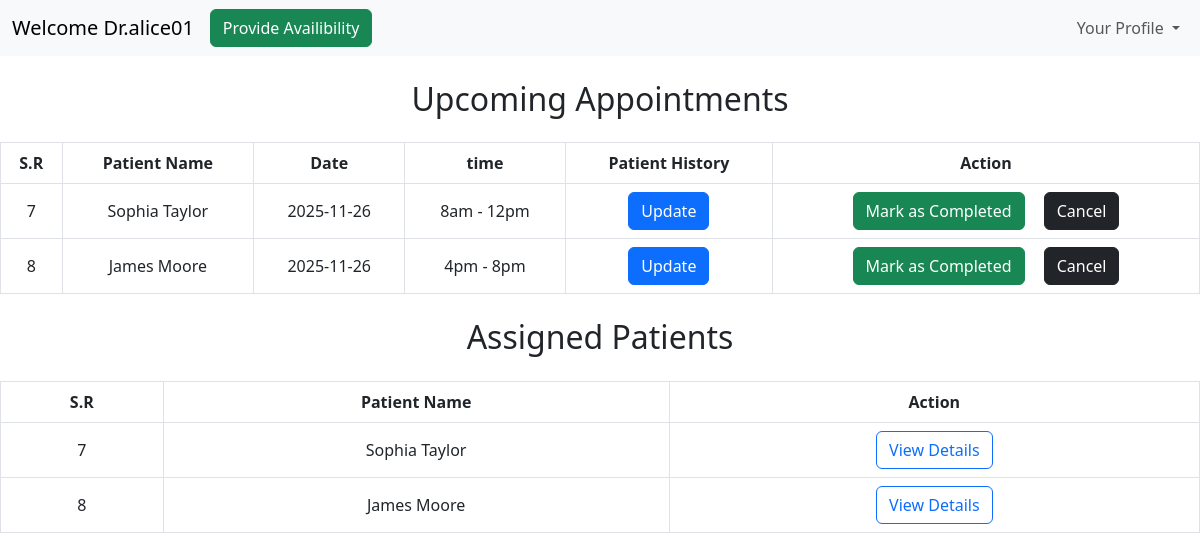
The page /dashboard/doctor (signed in) on the database as committed earlier.
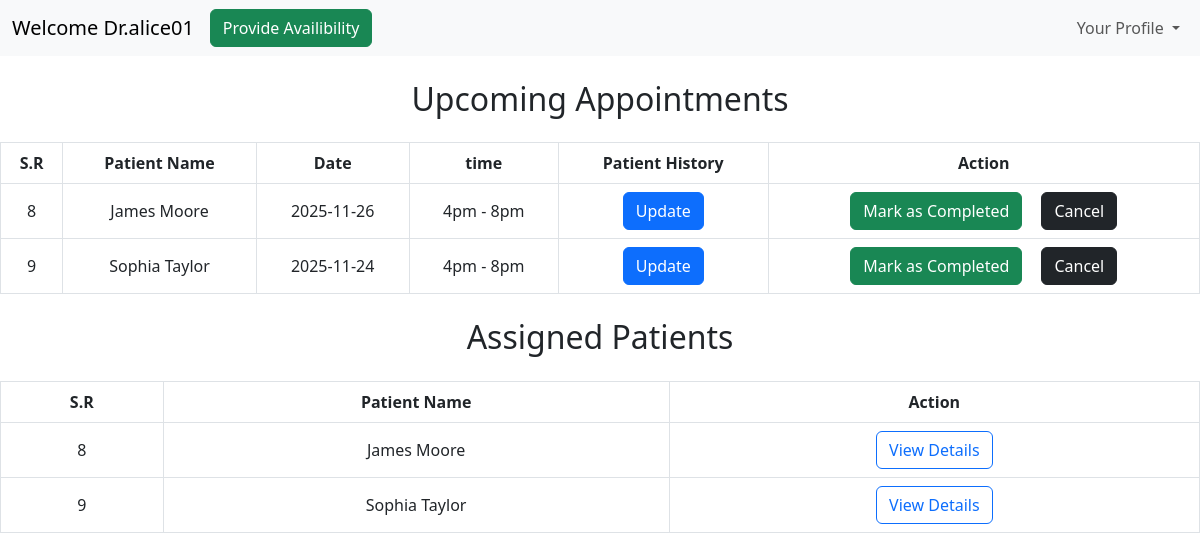
The same page on the database as committed later.
### models/models.py (models this page shows)
class User(db.Model):
    id=db.Column(db.Integer(),primary_key=True)
    fullname = db.Column(db.String(50),nullable = False)
    username = db.Column(db.String(50),unique = True,nullable = False)
    password = db.Column(db.String(),nullable= False)
    role = db.Column(db.String(10),nullable=False)
    status=db.Column(db.Integer(),nullable=False,default=0)
    created_at=db.Column(db.DateTime(),default=datetime.datetime.utcnow)
    updated_at=db.Column(db.DateTime(),default=datetime.datetime.utcnow,onupdate=datetime.datetime.utcnow)

class Appointments(db.Model):
    id = db.Column(db.Integer, primary_key=True)
    patient = db.Column(db.String(50), nullable=False)
    doctor = db.Column(db.String(50), nullable=False)
    date = db.Column(db.String(10), nullable=False)
    timeslot = db.Column(db.String(20), nullable=False)
    status = db.Column(db.String(15), nullable=False)

### controllers/doctorDashboard.py (the view)
@thedoctorDashboard.route("/dashboard/doctor", methods=['GET','POST'])
def doctorDashboard():
    if('user' in session and session['role']=="doctor"):
        user=session['user']
        allapointments= Appointments.query.filter_by(doctor=user).all()
        print("All Appointments for Doctor:", allapointments)
        appointment=[]
        innerdetails={}
        for x in allapointments:
            getpatientdetails=User.query.filter_by(username=x.patient).first()
            if(x.status=="booked"):
                innerdetails={
                    "id": x.id,
                    "fullname": getpatientdetails.fullname,
                    "date": x.date,
                    "timeslot": x.timeslot,
                    "status": x.status,
                    "username": getpatientdetails.username
                }
            if not innerdetails:
                continue
            appointment.append(innerdetails)
        print(appointment)
        assignedpatients=Appointments.query.filter_by(doctor=user, status="booked").all()
        finalassignedpatients=[]
        innerpatientdetails={}
        print("Assigned Patients:", assignedpatients)
        for y in assignedpatients:
            getassignedpatientdetails=User.query.filter_by(username=y.patient).first()
            innerpatientdetails={
                "id": y.id,
                "fullname": getassignedpatientdetails.fullname,
                "username": getassignedpatientdetails.username,
            }
            finalassignedpatients.append(innerpatientdetails)
            print(y.patient)
        return render_template("doctorDashboard.html",user=user, appointment=appointment,finalassignedpatients=finalassignedpatients)
    else:
        return redirect("/login")

### templates/doctorDashboard.html (shortened to what this page needs)
<!DOCTYPE html>
<html lang="en">
<head>
     <link href="https://cdn.jsdelivr.net/npm/bootstrap@5.3.0-alpha1/dist/css/bootstrap.min.css" rel="stylesheet">
</head>
<body>
<nav class="navbar navbar-expand-lg bg-body-tertiary">
  <div class="container-fluid">
    <a class="navbar-brand" href="#">Welcome Dr.{{user}}</a>
    <div class="collapse navbar-collapse justify-content-end" id="navbarSupportedContent">
        <ul class="navbar-nav me-auto mb-2 mb-lg-0">
        <li class="nav-item">
          <a class="btn btn-success" href="/doctor/slots">Provide Availibility </a>
        </li>
        </ul>
        <ul class="navbar-nav">
          <li class="nav-item dropdown">
            <a class="nav-link dropdown-toggle" href="#" role="button" data-bs-toggle="dropdown" aria-expanded="false">
              Your Profile
            </a>
          </li>
        </ul>
    </div>
  </div>
</nav>
<h2 class="text-center my-4">Upcoming Appointments</h2>
<table class="table  table-bordered text-center align-middle table-hover ">
  <thead class="thead-dark">
    <tr>
      <th scope="col">S.R</th>
      <th scope="col">Patient Name</th>
      <th scope="col">Date</th>
      <th scope="col">time</th>
      <th scope="col">Patient History</th>
      <th scope="col">Action</th>
    </tr>
  </thead>
  <tbody>
    {% for ap in appointment %}
    <tr>
    <td>{{ap.id}}</td>
    <td>{{ap.fullname}}</td>
    <td>{{ap.date}}</td>
    <td>{{ap.timeslot}}</td>
    <td><a class="btn btn-primary" href="/dashboard/doctor/patient-history/{{ap.username}}/{{ap.id}}">Update</a></td>
      <td><div><a class="btn btn-success" href="/dashboard/patient/action-on-appointment/{{ap.id}}/completed" >Mark as Completed</a>
    <a class="btn btn-dark" style="margin-left: 15px;" href="/dashboard/patient/action-on-appointment/{{ap.id}}/cancelled">Cancel</a></div></td>
    </tr>
    {%endfor%}
    </tbody>
</table>
<h2 class="text-center my-4">Assigned Patients</h2>
<table class="table  table-bordered text-center align-middle table-hover ">
  <thead class="thead-dark">
    <tr>
      <th scope="col">S.R</th>
      <th scope="col">Patient Name</th>
      <th scope="col">Action</th>
    </tr>
  </thead>
  <tbody>
    {% for x in finalassignedpatients %}
   <tr>
    <td>{{x.id}}</td>
    <td>{{x.fullname}}</td>
    <td><a class="btn btn-outline-primary" href="/dashboard/patient-history/{{x.username}}">View Details</a></td>
    </tr>
    {%endfor%}
  </tbody>
</table>
</body>
</html>

Rows that differ between the two databases and show on the page:
no longer on this page (row edited): Appointments: date "2025-11-26", timeslot "8am - 12pm"
shown differently, row unchanged: User "James Moore": moves up the list
computed for User "Sophia Taylor": id "7" → "9"
added Appointments: date "2025-11-24", timeslot "4pm - 8pm"
Other text that changed with them:
new list line: "9 Update Mark as Completed Cancel"
new list line: "Sophia Taylor"
list line gone: "7 Update Mark as Completed Cancel"
list line gone: "Sophia Taylor"
